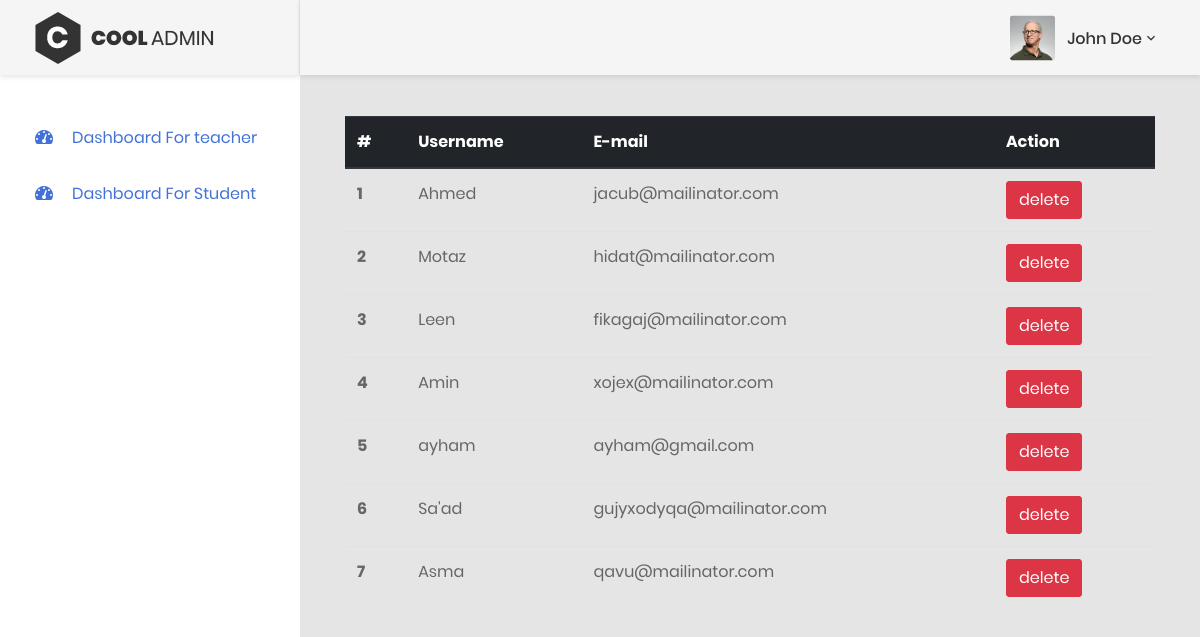
Page /cooladmin/student_dashboard.php on the committed database.
### tables this page shows
CREATE TABLE IF NOT EXISTS `student` (
  `id` int NOT NULL AUTO_INCREMENT,
  `username` varchar(255) NOT NULL,
  `password` varchar(255) NOT NULL,
  `email` varchar(255) NOT NULL,
  `phone_number` int NOT NULL,
  `university` varchar(255) NOT NULL,
  `major` varchar(255) NOT NULL,
  `img` varchar(255) NOT NULL,
  PRIMARY KEY (`id`)
);

### cooladmin/student_dashboard.php (the view, shortened to what this page needs)
<?php
include '../init/connect.php';
?>
<!DOCTYPE html>
<html lang="en">
<head>
    <link href="css/font-face.css" rel="stylesheet" media="all">
    <link href="vendor/font-awesome-4.7/css/font-awesome.min.css" rel="stylesheet" media="all">
    <link href="vendor/font-awesome-5/css/fontawesome-all.min.css" rel="stylesheet" media="all">
    <link href="vendor/mdi-font/css/material-design-iconic-font.min.css" rel="stylesheet" media="all">
    <link href="vendor/bootstrap-4.1/bootstrap.min.css" rel="stylesheet" media="all">
    <link href="vendor/animsition/animsition.min.css" rel="stylesheet" media="all">
    <link href="vendor/bootstrap-progressbar/bootstrap-progressbar-3.3.4.min.css" rel="stylesheet" media="all">
    <link href="vendor/wow/animate.css" rel="stylesheet" media="all">
    <link href="vendor/css-hamburgers/hamburgers.min.css" rel="stylesheet" media="all">
    <link href="vendor/slick/slick.css" rel="stylesheet" media="all">
    <link href="vendor/select2/select2.min.css" rel="stylesheet" media="all">
    <link href="vendor/perfect-scrollbar/perfect-scrollbar.css" rel="stylesheet" media="all">
    <link href="css/theme.css" rel="stylesheet" media="all">
</head>
<body class="animsition">
    <div class="page-wrapper">
        <aside class="menu-sidebar d-none d-lg-block">
            <div class="logo">
                <a href="#">
                    <img src="images/icon/logo.png" alt="Cool Admin" />
                </a>
            </div>
            <div class="menu-sidebar__content js-scrollbar1">
                <nav class="navbar-sidebar">
                    <ul class="list-unstyled navbar__list">
                        <li class="active has-sub">
                            <a class="js-arrow" href="admin_dashboard.php">
                                <i class="fas fa-tachometer-alt"></i>Dashboard For teacher
                            </a>
                            <a class="js-arrow" href="student_dashboard.php">
                                <i class="fas fa-tachometer-alt"></i>Dashboard For Student
                            </a>
                        </li>
                    </ul>
                </nav>
            </div>
        </aside>
        <div class="page-container">
            <header class="header-desktop">
                <div class="section__content section__content--p30">
                    <div class="container-fluid">
                        <div class="header-wrap">
                            <div class="header-button">
                                <div class="account-wrap">
                                    <div class="account-item clearfix js-item-menu">
                                        <div class="image">
                                            <img src="images/icon/avatar-01.jpg" alt="John Doe" />
                                        </div>
                                        <div class="content">
                                            <a class="js-acc-btn" href="#">john doe</a>
                                        </div>
                                    </div>
                                </div>
                            </div>
                        </div>
                    </div>
                </div>
            </header>
            <div class="main-content">
                <div class="section__content section__content--p30">
                    <div class="container-fluid">
                        <div class="row">
                            <div class="col-md-12">
                                <div class="overview-wrap">
                                    <?php
$sql="SELECT * FROM student";
$result=mysqli_query($conn,$sql);
$count=1;
?>
                                    <table class="table">
                                        <thead class="thead-dark">
                                            <tr>
                                                <th scope="col">#</th>
                                                <th scope="col">Username</th>
                                                <th scope="col">E-mail</th>
                                                <th scope="col">Action</th>
                                            </tr>
                                        </thead>
                                        <tbody>
                                            <?php
                                        while($rows=mysqli_fetch_assoc($result)){
                                        ?>
                                            <form action="" method="post" enctype="multipart/form">
                                                <tr>
                                                    <th scope="row"><?=$count++;?></th>
                                                    <td><?=$rows['username'];?></td>
                                                    <td><?=$rows['email'];?></td>
                                                    <td>
                                                        <input type="submit" name="delete" class="btn btn-danger"
                                                            value="delete">
                                                    </td>
                                                </tr>
                                            </form>
                                            <?php
                                        }
                                        ?>
                                        </tbody>
                                    </table>
                                </div>
                            </div>
</body>
</html>

### rows in the picture
student: username "Ahmed", email "jacub@mailinator.com"
student: username "Motaz", email "hidat@mailinator.com"
student: username "Leen", email "fikagaj@mailinator.com"
student: username "Amin", email "xojex@mailinator.com"
student: username "ayham", email "ayham@gmail.com"
student: username "Sa'ad", email "gujyxodyqa@mailinator.com"
student: username "Asma", email "qavu@mailinator.com"
